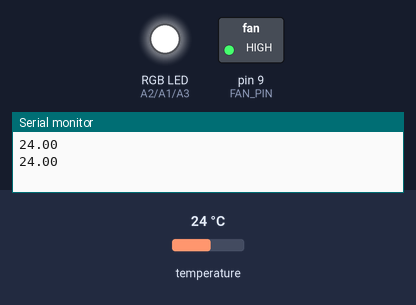
This sketch was run on a simulated Arduino Uno, built with avr-gcc and run on an emulated ATmega328P. On the bench: switched loads named in the sketch (green lamp = pin HIGH), an RGB LED mixed from three pins (HIGH = lit), the last lines printed to the serial monitor. The test bench sets the inputs (shaded band); at power-on: temperature 24 °C.

Above: at 4.3 s.
4.4 s: temperature set to 27.4 °C
7.0 s: temperature set to 28.3 °C
At 7.6 s:
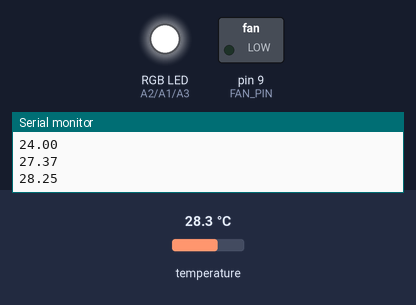
9.6 s: temperature set to 33 °C
At 11.5 s:
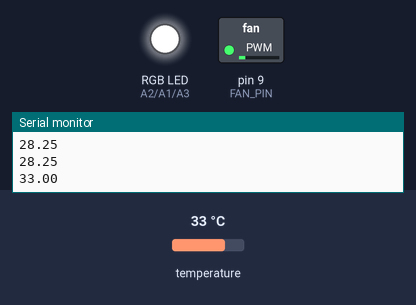
12.2 s: temperature set to 41 °C
At 13.4 s:
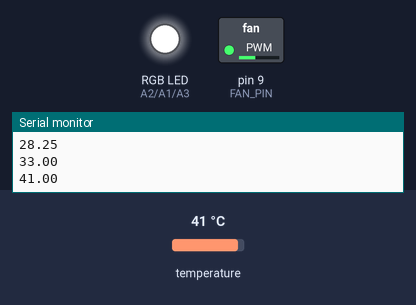
14.8 s: temperature set to 12 °C
At 16.1 s:
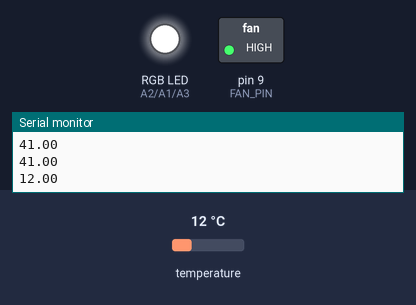
17.4 s: temperature set to 28 °C
At 18.1 s:
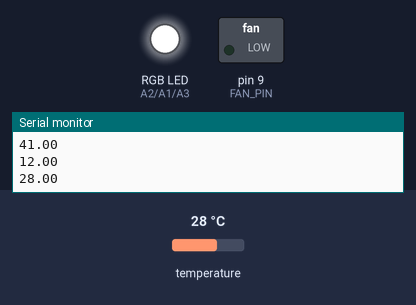
Timing chart, 0 to 20.4 s (numbered marks = the images above; inputs shaded):
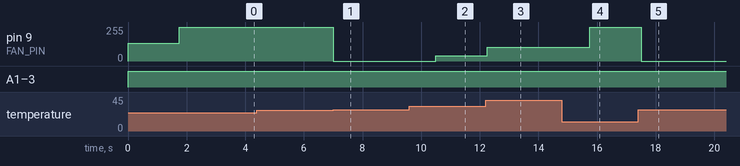

The sketch:

xbox-fan-controller.ino
```cpp
#include <DS18B20.h>

#define FAN_PIN 9
#define TEMP_PIN 5

#define LED_RED A2
#define LED_GREEN A1
#define LED_BLUE A3

#define MIN_FAN_SPEED 170

DS18B20 ds(TEMP_PIN);

float temperature = 0;
float targetTempColor = 0;

void setup()
{
  Serial.begin(9600);

  // PC fan required 25KHz pulse width modulation signal
  // https://arduino.stackexchange.com/questions/25609/set-pwm-frequency-to-25-khz
  // Configure Timer 1 for PWM @ 25 kHz.
  TCCR1A = 0;           // undo the configuration done by...
  TCCR1B = 0;           // ...the Arduino core library
  TCNT1  = 0;           // reset timer
  TCCR1A = _BV(COM1A1)  // non-inverted PWM on ch. A
             | _BV(COM1B1)  // same on ch; B
             | _BV(WGM11);  // mode 10: ph. correct PWM, TOP = ICR1
  TCCR1B = _BV(WGM13)   // ditto
             | _BV(CS10);   // prescaler = 1
  ICR1 = 320;           // TOP = 320

  // Set the PWM pins as output.
  pinMode(FAN_PIN, OUTPUT);
  //pinMode(10, OUTPUT);

  // Setup LED pins
  pinMode(LED_RED, OUTPUT);
  pinMode(LED_GREEN, OUTPUT);
  pinMode(LED_BLUE, OUTPUT);
}

void loop()
{
  analogWrite25k(FAN_PIN, MIN_FAN_SPEED);
  RGB_color(20, 20, 20);

  while(1){
    delay(1000);
    ds.selectNext();
    temperature = ds.getTempC();

    Serial.println(temperature);

    // 40C => cpu 52C, 45C => cpu 61C, 59C => cpu 80C
    analogWrite25k(FAN_PIN, map(temperature, 45, 60, MIN_FAN_SPEED, 320));

    // ramp up the color to desired setting to avoid sudden change in colour
    if (targetTempColor == 0 || targetTempColor == temperature){
      targetTempColor = temperature;
    }
    else {
      targetTempColor = (targetTempColor < temperature) ? targetTempColor + 0.1 : targetTempColor - 0.1;
    }
    RGB_color(map(targetTempColor, 45, 60, 0, 200), 20, 20);
  }
}

void RGB_color(int red, int green, int blue)
 {
  analogWrite(LED_RED, 255 - red);
  analogWrite(LED_GREEN, 255 - green);
  analogWrite(LED_BLUE, 255 - blue);
}

// PWM output @ 25 kHz, only on pins 9 and 10.
// Output value should be between 0 and 320, inclusive.
// https://arduino.stackexchange.com/questions/25609/set-pwm-frequency-to-25-khz
void analogWrite25k(int pin, int value)
{
  switch (pin) {
      case 9:
          OCR1A = value;
          break;
      case 10:
          OCR1B = value;
          break;
      default:
          // no other pin will work
          break;
  }
}
```

Measured:
- the behaviour switches between 27.9 and 28 °C on temperature (found by bisection; images 0 and 1)
- after the input at 7.0 s, pin 9 (FAN_PIN): 255/255 → 0/255 at once
- after the input at 9.6 s, pin 9 (FAN_PIN): 0/255 → 40/255 after 0.90 s
- after the input at 12.2 s, pin 9 (FAN_PIN): 40/255 → 104/255 after 0.06 s
- after the input at 14.8 s, pin 9 (FAN_PIN): 104/255 → 255/255 after 0.96 s
- after the input at 17.4 s, pin 9 (FAN_PIN): 255/255 → 0/255 after 0.11 s
